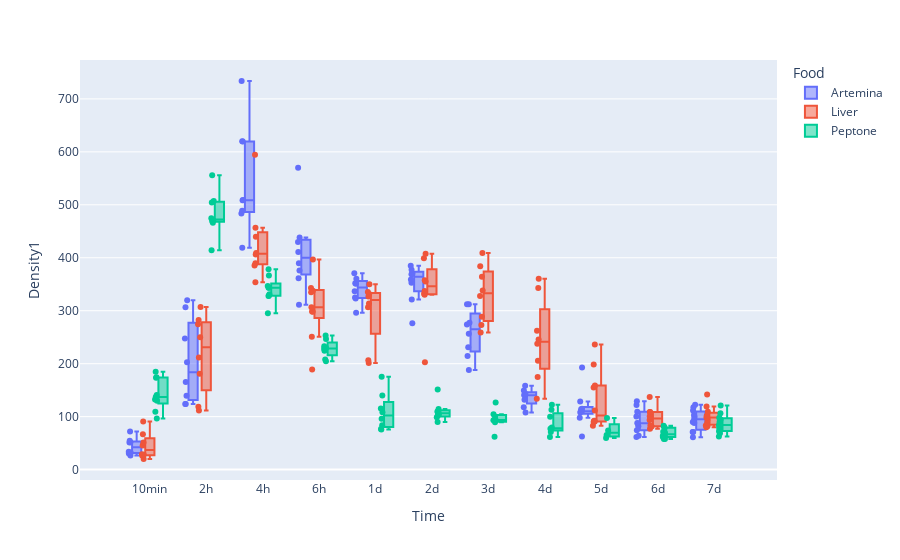

Source (notebook cell):
### Markdown cell above
### Color

### Code cell
px.box(df, x='Time', y='Density1', points='all', color='Food')

### Figure 1 — Plotly figure (JSON) as saved in the notebook; plotly's stock layout.template omitted (floating-point values rounded to 4 significant figures)
{"data": [{"alignmentgroup": "True", "boxpoints": "all", "hovertemplate": "Food=Artemina<br>Time=%{x}<br>Density1=%{y}<extra></extra>", "legendgroup": "Artemina", "marker": {"color": "#636efa"}, "name": "Artemina", "notched": false, "offsetgroup": "Artemina", "orientation": "v", "showlegend": true, "type": "box", "x": ["10min", "10min", "10min", "10min", "10min", "10min", "10min", "10min", "2h", "2h", "2h", "2h", "2h", "2h", "2h", "2h", "4h", "4h", "4h", "4h", "4h", "4h", "4h", "4h", "6h", "6h", "6h", "6h", "6h", "6h", "6h", "6h", "1d", "1d", "1d", "1d", "1d", "1d", "1d", "1d", "2d", "2d", "2d", "2d", "2d", "2d", "2d", "2d", "3d", "3d", "3d", "3d", "3d", "3d", "3d", "3d", "4d", "4d", "4d", "4d", "4d", "4d", "4d", "4d", "5d", "5d", "5d", "5d", "5d", "5d", "5d", "5d", "5d", "6d", "6d", "6d", "6d", "6d", "6d", "6d", "6d", "6d", "6d", "7d", "7d", "7d", "7d", "7d", "7d", "7d", "7d", "7d", "7d", "7d"], "x0": " ", "xaxis": "x", "y": [51.18, 30.52, 54.46, 31.86, 51.76, 72.04, 26.42, 33.64, 202.5, 319.9, 123.8, 123.9, 247.7, 165.6, 306.7, 139.4, 418.9, 483.5, 488.9, 620.1, 508.6, 619.3, 733.8, 508.9, 311.5, 375.8, 438.1, 569.9, 429.8, 361.1, 410.7, 389.7, 296.1, 323.2, 325.0, 350.8, 351.8, 360.3, 370.7, 336.9, 370.2, 352.6, 377.2, 368.7, 321.0, 276.5, 359.2, 384.9, 312.2, 256.4, 312.4, 277.3, 274.0, 231.3, 188.3, 214.7, 131.7, 117.6, 107.6, 143.2, 149.3, 141.1, 139.8, 158.1, 97.96, 192.8, 113.9, 62.57, 128.8, 109.6, 107.7, 114.8, 110.1, 122.1, 88.13, 64.11, 82.01, 129.0, 100.3, 109.0, 61.39, 86.87, 74.45, 70.84, 122.4, 99.6, 87.83, 90.05, 61.27, 70.77, 94.92, 117.9, 103.3, 111.7], "y0": " ", "yaxis": "y"}, {"alignmentgroup": "True", "boxpoints": "all", "hovertemplate": "Food=Liver<br>Time=%{x}<br>Density1=%{y}<extra></extra>", "legendgroup": "Liver", "marker": {"color": "#EF553B"}, "name": "Liver", "notched": false, "offsetgroup": "Liver", "orientation": "v", "showlegend": true, "type": "box", "x": ["10min", "10min", "10min", "10min", "10min", "10min", "10min", "10min", "2h", "2h", "2h", "2h", "2h", "2h", "2h", "2h", "4h", "4h", "4h", "4h", "4h", "4h", "4h", "4h", "6h", "6h", "6h", "6h", "6h", "6h", "6h", "6h", "6h", "1d", "1d", "1d", "1d", "1d", "1d", "1d", "1d", "2d", "2d", "2d", "2d", "2d", "2d", "2d", "2d", "3d", "3d", "3d", "3d", "3d", "3d", "3d", "3d", "4d", "4d", "4d", "4d", "4d", "4d", "4d", "4d", "5d", "5d", "5d", "5d", "5d", "5d", "5d", "5d", "5d", "5d", "6d", "6d", "6d", "6d", "6d", "6d", "6d", "6d", "6d", "6d", "7d", "7d", "7d", "7d", "7d", "7d", "7d", "7d", "7d", "7d", "7d"], "x0": " ", "xaxis": "x", "y": [28.82, 66.93, 45.3, 51.29, 26.5, 28.0, 90.9, 20.02, 111.5, 180.9, 307.1, 118.8, 274.4, 211.6, 282.3, 250.0, 406.1, 409.1, 353.8, 389.9, 456.8, 594.5, 385.2, 439.8, 250.9, 189.0, 306.6, 298.5, 335.1, 342.9, 298.1, 337.8, 396.9, 201.4, 206.7, 349.8, 335.5, 313.5, 326.7, 306.8, 331.6, 202.8, 332.1, 337.5, 357.8, 330.0, 355.4, 407.5, 399.2, 288.4, 273.1, 328.0, 258.9, 364.2, 338.2, 383.8, 409.0, 133.8, 205.5, 175.1, 262.4, 245.5, 360.5, 343.1, 237.6, 82.91, 155.2, 89.93, 90.79, 158.9, 92.12, 111.8, 91.46, 236.3, 198.5, 101.0, 93.48, 136.9, 108.6, 81.29, 76.99, 108.9, 82.0, 83.65, 99.94, 94.26, 79.89, 83.08, 81.9, 98.4, 101.7, 88.87, 98.61, 141.8, 109.2, 119.1], "y0": " ", "yaxis": "y"}, {"alignmentgroup": "True", "boxpoints": "all", "hovertemplate": "Food=Peptone<br>Time=%{x}<br>Density1=%{y}<extra></extra>", "legendgroup": "Peptone", "marker": {"color": "#00cc96"}, "name": "Peptone", "notched": false, "offsetgroup": "Peptone", "orientation": "v", "showlegend": true, "type": "box", "x": ["10min", "10min", "10min", "10min", "10min", "10min", "10min", "10min", "10min", "2h", "2h", "2h", "2h", "2h", "2h", "2h", "2h", "4h", "4h", "4h", "4h", "4h", "4h", "4h", "4h", "4h", "6h", "6h", "6h", "6h", "6h", "6h", "6h", "6h", "1d", "1d", "1d", "1d", "1d", "1d", "1d", "1d", "2d", "2d", "2d", "2d", "2d", "2d", "2d", "2d", "3d", "3d", "3d", "3d", "3d", "3d", "3d", "4d", "4d", "4d", "4d", "4d", "4d", "4d", "4d", "5d", "5d", "5d", "5d", "6d", "6d", "6d", "6d", "6d", "6d", "6d", "6d", "6d", "6d", "7d", "7d", "7d", "7d", "7d", "7d", "7d", "7d", "7d", "7d", "7d"], "x0": " ", "xaxis": "x", "y": [174.3, 140.9, 184.9, 129.8, 132.6, 173.6, 96.55, 109.1, 137.1, 414.1, 466.3, 470.1, 474.6, 507.3, 504.5, 556.0, 469.4, 295.3, 328.0, 343.2, 328.5, 331.2, 378.5, 343.5, 346.5, 366.6, 224.3, 253.2, 204.5, 246.7, 207.8, 232.9, 228.3, 229.5, 75.77, 96.05, 140.0, 108.2, 76.81, 175.3, 115.4, 83.76, 109.5, 108.1, 98.93, 101.5, 151.1, 89.83, 104.6, 114.2, 89.33, 104.4, 93.0, 100.2, 126.8, 62.04, 93.45, 99.85, 77.13, 61.53, 76.76, 79.41, 70.99, 122.4, 113.2, 73.84, 65.24, 97.53, 59.55, 57.6, 61.44, 64.07, 62.6, 69.62, 57.77, 79.21, 71.44, 80.38, 82.68, 84.0, 121.1, 74.84, 106.3, 94.45, 89.93, 68.71, 97.82, 72.1, 62.74, 79.4], "y0": " ", "yaxis": "y"}], "layout": {"boxmode": "group", "legend": {"title": {"text": "Food"}, "tracegroupgap": 0}, "margin": {"t": 60}, "xaxis": {"anchor": "y", "domain": [0, 1], "title": {"text": "Time"}}, "yaxis": {"anchor": "x", "domain": [0, 1], "title": {"text": "Density1"}}}}
